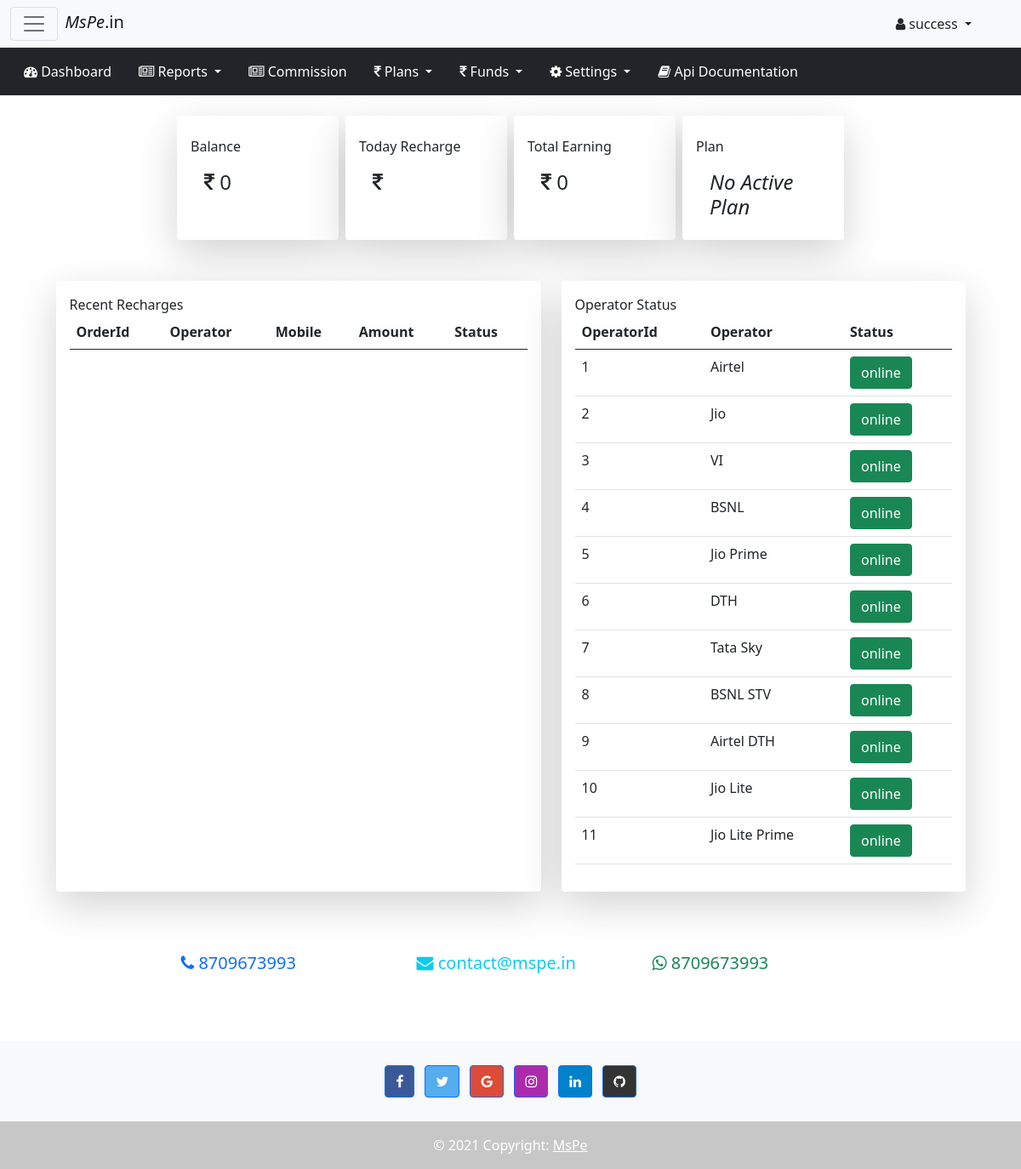
Page /dashboard.php (signed in) on the committed database.
### tables this page shows
CREATE TABLE `operator` (
  `id` int(11) NOT NULL,
  `op_id` int(5) NOT NULL,
  `op_type` varchar(15) NOT NULL,
  `provider_id` varchar(5) NOT NULL,
  `op_name` varchar(20) NOT NULL,
  `starter` varchar(8) NOT NULL,
  `basic` varchar(10) NOT NULL,
  `api_id` varchar(8) NOT NULL,
  `is_stv` varchar(10) NOT NULL,
  `status` int(2) NOT NULL
);

### config/DbFunction.php (called while the page is built, shortened)
<?php
class DbFunction
{
    function showopp()
	{
		$db = Database::getInstance();
		$mysqli = $db->getConnection();
		$query = "SELECT * FROM operator ";
		$stmt = $mysqli->query($query);
		return $stmt;
	}
    function getuserinfo($table, $value)
	{
		$db = Database::getInstance();
		$mysqli = $db->getConnection();
		$query = "SELECT * FROM clients WHERE $table = '$value'";
		if ($stmt = $mysqli->query($query)) {
			$data = $stmt->fetch_object();
			return $data;
		} else {
			return "error";
		}
	}
	function totaltr($table, $value, $rdata)
	{
	    $date = date('Y-m-d');
		$db = Database::getInstance();
		$mysqli = $db->getConnection();
		$query = "SELECT SUM($rdata) AS '$rdata' FROM transaction WHERE $table = '$value' and status='success' and date='$date'";
		$stmt = $mysqli->query($query);
		$data = $stmt->fetch_object();
		return $data;
	}
}

### dashboard.php (the view, shortened to what this page needs)
<?php
include 'includes/header.php';
$status = "1";
$op = $obj->showopp();
$rdata = "amount";
$totaltr = $obj->totaltr($table, $client, $rdata);
$rdata="comm";
$totalcom = $obj->totaltr($table, $client, $rdata);
if($plan==''){
    $plan="No Active Plan";
}
?>
<div class="container">
    <div class="row">
        <div class="col-md-12">
            <div class="row justify-content-center">
                <div class="col-md-2 shadow-lg p-3 mb-5 bg-body rounded ">
                    <p class="header mt-2"> Balance</p>
                    <h4 class="px-3"><i class="fa fa-rupee"></i> <?php echo round($user->balance,2); ?></h4>
                </div>
                <div class="col-md-2 ms-2 shadow-lg p-3 mb-5 bg-body rounded">
                    <p class="header mt-2"> Today Recharge</p>
                    <h4 class="px-3"><i class="fa fa-rupee"></i> <?php echo $totaltr->amount;?></h4>
                </div>
                <div class="col-md-2 ms-2 shadow-lg p-3 mb-5 bg-body rounded">
                    <p class="header mt-2"> Total Earning</p>
                    <h4 class="px-3"><i class="fa fa-rupee"></i> <?php echo round($totalcom->comm,2);?></h4>
                </div>
                <div class="col-md-2 ms-2 shadow-lg p-3 mb-5 bg-body rounded">
                    <p class="header mt-2"> Plan</p>
                    <h4 class="px-3"><em><?php echo $plan;?></em></h4>
                </div>
            </div>
        </div>
    </div>
</div>
<div class="container">
    <div class="row justify-content-center">
        <div class="col-md-6 com-sm-10 table-responsiv shadow-lg p-3 mb-5 bg-body rounded">
            <caption>Recent Recharges</caption>
            <table class="table">
                <thead>
                    <tr>
                        <th>OrderId</th>
                        <th>Operator</th>
                        <th>Mobile</th>
                        <th>Amount</th>
                        <th>Status</th>
                    </tr>
                </thead>
            </table>
        </div>
        <div class="col-md-5 com-sm-10 ms-4 shadow-lg p-3 mb-5 bg-body rounded">
            <caption>Operator Status</caption>
            <table class="table">
                <thead>
                    <tr>
                        <th>OperatorId</th>
                        <th>Operator</th>
                        <th>Status</th>
                    </tr>
                </thead>
                <tbody>
                    <?php
                    while ($dataop = $op->fetch_object()) {
                        if($dataop->status == '1'){
                            $status = 'online';
                            $btn = 'btn-success';
                        }else{
                            $status = 'offline';
                            $btn='btn-danger';
                        }
                        ?>
                        <tr>
                            <td><?php echo $dataop->op_id;?></td>
                            <td><?php echo $dataop->op_name;?></td>
                            <td><button class="btn <?php echo $btn;?>"><?php echo $status;?></button></td>
                        </tr>
                    <?php } ?>
                </tbody>
            </table>
        </div>
    </div>
</div>
<?php include 'includes/footer.php'; ?>

### rows in the picture
operator: op "1", op_name "Airtel", status "online"
operator: op "2", op_name "Jio", status "online"
operator: op "3", op_name "VI", status "online"
operator: op "4", op_name "BSNL", status "online"
operator: op "5", op_name "Jio Prime", status "online"
operator: op "6", op_name "DTH", status "online"
operator: op "7", op_name "Tata Sky", status "online"
operator: op "8", op_name "BSNL STV", status "online"
operator: op "9", op_name "Airtel DTH", status "online"
operator: op "10", op_name "Jio Lite", status "online"
operator: op "11", op_name "Jio Lite Prime", status "online"

### other values in the picture
$_SESSION['login'] "success"
$user->balance "0"
$totalcom->comm "0"
$plan "No Active Plan"
